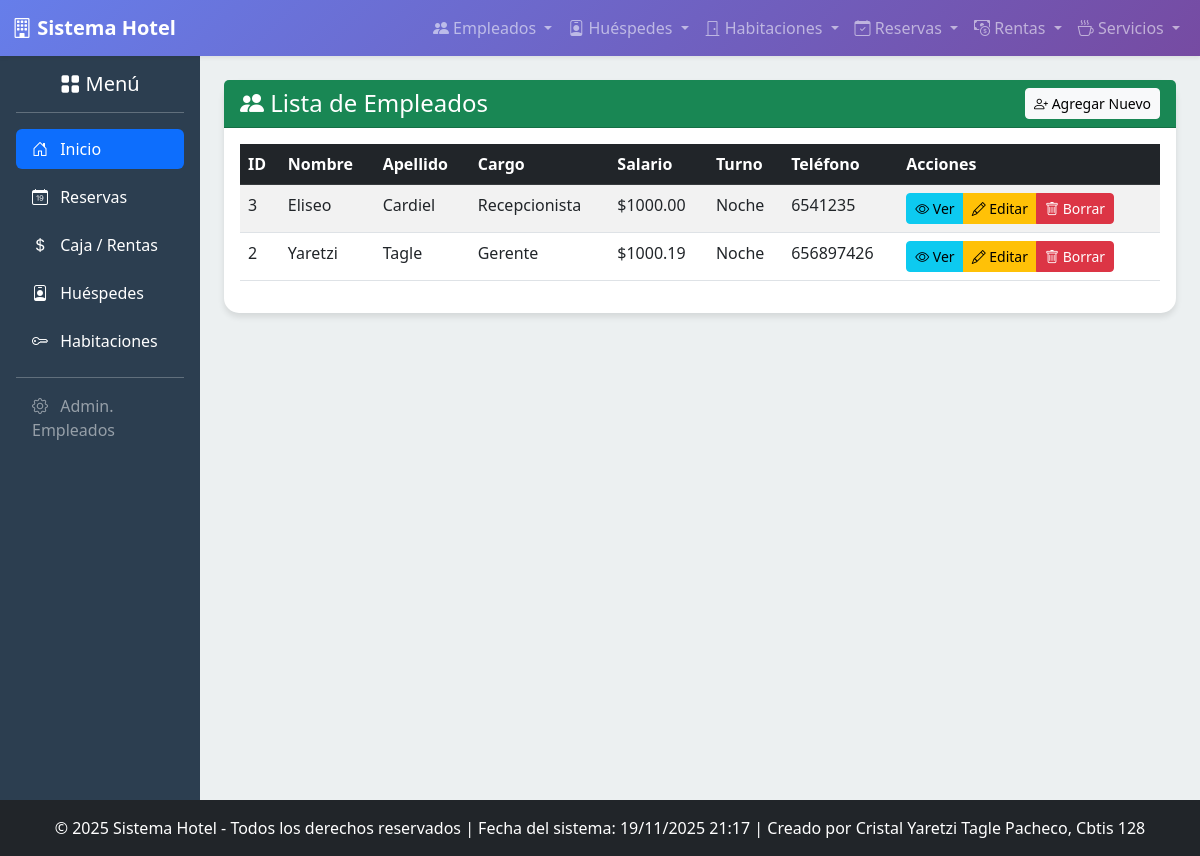
/empleados/ver/, run on the app's committed database.
### app_Hotel/models.py (models this page shows, shortened)
class Empleado(models.Model):
    CARGOS = (
        ('GER', 'Gerente'),
        ('REC', 'Recepcionista'),
        ('LIM', 'Personal de Limpieza'),
        ('OTR', 'Otro'),
    )
    TURNOS = (
        ('MAN', 'Mañana'),
        ('TAR', 'Tarde'),
        ('NOCH', 'Noche'),
    )
    nombre = models.CharField(max_length=100)
    apellido = models.CharField(max_length=100)
    cargo = models.CharField(max_length=3, choices=CARGOS, default='OTR')
    fecha_contratacion = models.DateField()
    salario = models.DecimalField(max_digits=10, decimal_places=2)
    turno = models.CharField(max_length=4, choices=TURNOS)
    telefono = models.CharField(max_length=15, unique=True)
    class Meta:
        verbose_name_plural = "Empleados"
        ordering = ['apellido']

### app_Hotel/views.py (the view)
# urls.py: path('empleados/ver/', views.ver_empleados, name='ver_empleados'),
def ver_empleados(request):
    empleados = Empleado.objects.all()
    return render(request, 'empleados/ver_empleados.html', {'empleados': empleados})

### app_Hotel/templates/empleados/ver_empleados.html
{% extends 'base.html' %}
{% block content %}
<div class="row">
    <div class="col-12">
        <div class="card">
            <div class="card-header bg-success text-white d-flex justify-content-between align-items-center">
                <h4 class="mb-0"><i class="bi bi-people-fill"></i> Lista de Empleados</h4>
                <a href="{% url 'agregar_empleados' %}" class="btn btn-light btn-sm">
                    <i class="bi bi-person-plus"></i> Agregar Nuevo
                </a>
            </div>
            <div class="card-body">
                <div class="table-responsive">
                    <table class="table table-striped table-hover">
                        <thead class="table-dark">
                            <tr>
                                <th>ID</th>
                                <th>Nombre</th>
                                <th>Apellido</th>
                                <th>Cargo</th>
                                <th>Salario</th>
                                <th>Turno</th>
                                <th>Teléfono</th>
                                <th>Acciones</th>
                            </tr>
                        </thead>
                        <tbody>
                            {% for empleado in empleados %}
                            <tr>
                                <td>{{ empleado.id }}</td>
                                <td>{{ empleado.nombre }}</td>
                                <td>{{ empleado.apellido }}</td>
                                <td>{{ empleado.get_cargo_display }}</td>
                                <td>${{ empleado.salario }}</td>
                                <td>{{ empleado.get_turno_display }}</td>
                                <td>{{ empleado.telefono }}</td>
                                <td>
                                    <div class="btn-group" role="group">
                                        <a href="#" class="btn btn-info btn-sm">
                                            <i class="bi bi-eye"></i> Ver
                                        </a>
                                        <a href="{% url 'realizar_actualizacion_empleados' empleado.id %}" class="btn btn-warning btn-sm">
                                            <i class="bi bi-pencil"></i> Editar
                                        </a>
                                        <a href="{% url 'realizar_borrado_empleados' empleado.id %}" class="btn btn-danger btn-sm">
                                            <i class="bi bi-trash"></i> Borrar
                                        </a>
                                    </div>
                                </td>
                            </tr>
                            {% empty %}
                            <tr>
                                <td colspan="8" class="text-center">No hay empleados registrados</td>
                            </tr>
                            {% endfor %}
                        </tbody>
                    </table>
                </div>
            </div>
        </div>
    </div>
</div>
{% endblock %}

### app_Hotel/templates/base.html (style rules this page uses)
body { background-color: #f8f9fa; font-family: 'Segoe UI', Tahoma, Geneva, Verdana, sans-serif; }
.card { border: none; border-radius: 15px; box-shadow: 0 4px 6px rgba(0,0,0,0.1); transition: transform 0.3s ease; }

### data on the page
Empleado: id "3", nombre "Eliseo", apellido "Cardiel", cargo "Recepcionista", salario "1000.00", turno "Noche", telefono "6541235"
Empleado: id "2", nombre "Yaretzi", apellido "Tagle", cargo "Gerente", salario "1000.19", turno "Noche", telefono "656897426"
